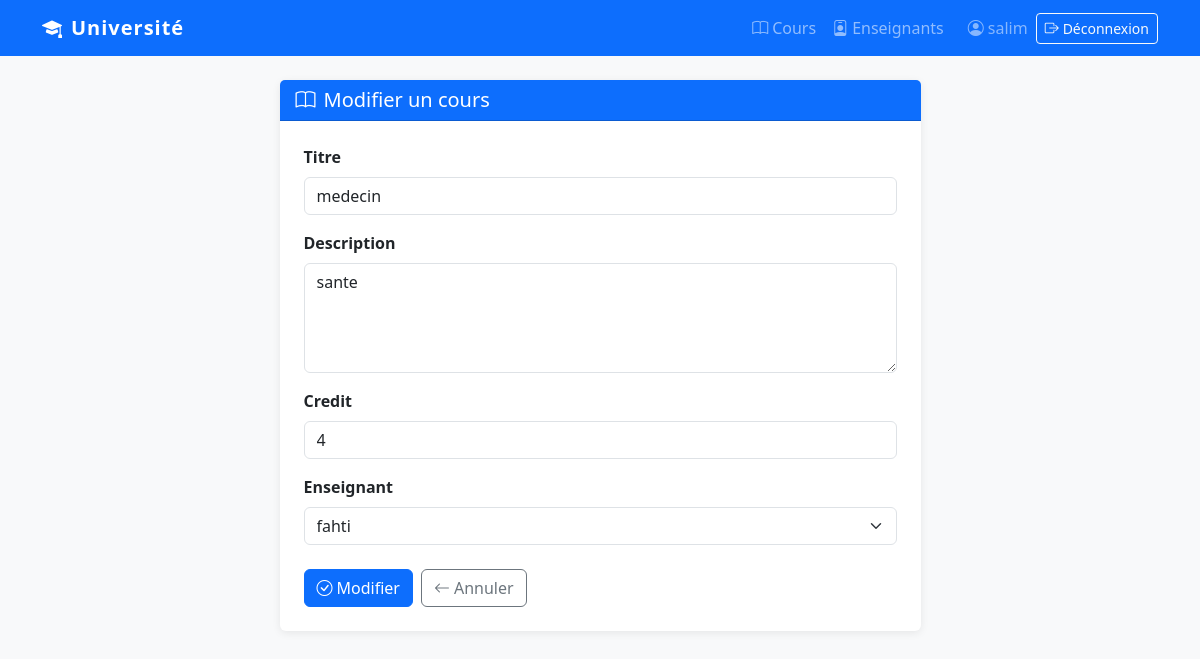
The page /cours/modifier/2/ (signed in) on the database its author committed.
### cours/models.py (models this page shows, shortened)
class Cours(models.Model):
    titre = models.CharField(max_length=200)
    description = models.TextField()
    credit = models.IntegerField()
    enseignant = models.ForeignKey(Enseignant, on_delete=models.CASCADE)

### cours/views.py (the view)
# urls.py: path('cours/modifier/<int:pk>/', views.modifier_cours, name='modifier_cours'),
@login_required
def modifier_cours(request, pk):
    cours = get_object_or_404(Cours, pk=pk)
    form = CoursForm(instance=cours)
    if request.method == 'POST':
        form = CoursForm(request.POST, instance=cours)
        if form.is_valid():
            form.save()
            return redirect('liste_cours')
    return render(request, 'cours/ajouter_cours.html', {'form': form, 'action': 'Modifier'})

### cours/forms.py
class CoursForm(forms.ModelForm):
    class Meta:
        model = Cours
        fields = ['titre', 'description', 'credit', 'enseignant']
        widgets = {
            'titre': forms.TextInput(attrs={'class': 'form-control', 'placeholder': 'Titre du cours'}),
            'description': forms.Textarea(attrs={'class': 'form-control', 'rows': 4, 'placeholder': 'Description'}),
            'credit': forms.NumberInput(attrs={'class': 'form-control', 'min': 1}),
            'enseignant': forms.Select(attrs={'class': 'form-select'}),
        }

### cours/models.py (called while the page is built)
    def __str__(self):
        return self.nom

### cours/templates/cours/ajouter_cours.html (shortened to what this page needs)
{% extends 'cours/base.html' %}
{% block contenu %}
<div class="row justify-content-center">
  <div class="col-md-7">
    <div class="card">
      <div class="card-header bg-primary text-white">
        <h5 class="mb-0">
          <i class="bi bi-book me-2"></i>{{ action }} un cours
        </h5>
      </div>
      <div class="card-body p-4">
        <form method="POST">
          {% for field in form %}
          <div class="mb-3">
            <label for="{{ field.id_for_label }}" class="form-label fw-semibold">
              {{ field.label }}
            </label>
            {{ field }}
          </div>
          {% endfor %}
          <div class="d-flex gap-2 mt-4">
            <button type="submit" class="btn btn-primary">
              <i class="bi bi-check-circle me-1"></i>{{ action }}
            </button>
            <a href="{% url 'liste_cours' %}" class="btn btn-outline-secondary">
              <i class="bi bi-arrow-left me-1"></i>Annuler
            </a>
          </div>
        </form>
      </div>
    </div>
  </div>
</div>
{% endblock %}

### cours/templates/cours/base.html (shortened to what this page needs)
<!DOCTYPE html>
<html lang="fr">
<head>
  <link href="https://cdn.jsdelivr.net/npm/bootstrap@5.3.0/dist/css/bootstrap.min.css" rel="stylesheet">
  <link href="https://cdn.jsdelivr.net/npm/bootstrap-icons@1.10.5/font/bootstrap-icons.css" rel="stylesheet">
</head>
<body>
  <nav class="navbar navbar-expand-lg navbar-dark bg-primary mb-4">
    <div class="container">
      <a class="navbar-brand" href="{% url 'accueil' %}">
        <i class="bi bi-mortarboard-fill me-2"></i>Université
      </a>
      <div class="collapse navbar-collapse" id="nav">
        <ul class="navbar-nav ms-auto align-items-lg-center">
          {% if user.is_authenticated %}
          <li class="nav-item">
            <a class="nav-link" href="{% url 'liste_cours' %}">
              <i class="bi bi-book me-1"></i>Cours
            </a>
          </li>
          <li class="nav-item">
            <a class="nav-link" href="{% url 'liste_enseignants' %}">
              <i class="bi bi-person-badge me-1"></i>Enseignants
            </a>
          </li>
          <li class="nav-item ms-lg-3">
            <span class="navbar-text text-white-50 me-2">
              <i class="bi bi-person-circle me-1"></i>{{ user.username }}
            </span>
          </li>
          <li class="nav-item">
            <a class="btn btn-outline-light btn-sm" href="{% url 'deconnexion' %}">
              <i class="bi bi-box-arrow-right me-1"></i>Déconnexion
            </a>
          </li>
          {% else %}
          <li class="nav-item">
            <a class="btn btn-outline-light btn-sm" href="{% url 'connexion' %}">
              <i class="bi bi-box-arrow-in-right me-1"></i>Se connecter
            </a>
          </li>
          {% endif %}
        </ul>
      </div>
    </div>
  </nav>
  <div class="container">
    {% block contenu %}{% endblock %}
  </div>
</body>
</html>

### cours/templates/cours/base.html (style rules this page uses)
body { background-color: #f8f9fa; }
.navbar-brand { font-weight: bold; letter-spacing: 1px; }
.card { border: none; box-shadow: 0 2px 8px rgba(0,0,0,0.08); }

### rows shown on the page
Cours: form "medecin" "sante" "4" "fahti"

### other values the page prints
{{ user.username }} "salim"
{{ action }} "Modifier"
{{ field.label }} "Titre" "Description" "Credit" "Enseignant"
